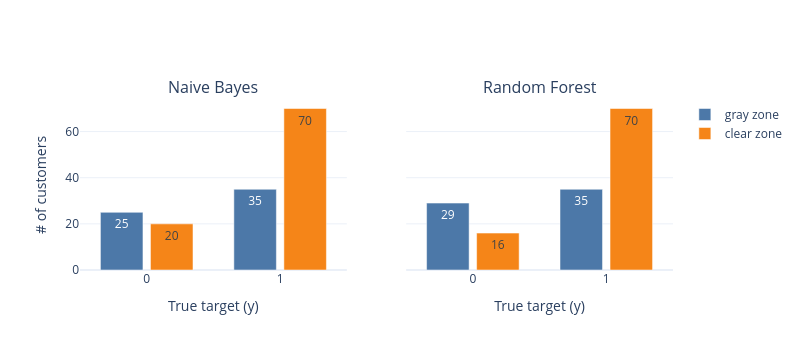

Here is the notebook cell this chart was saved with:
### Code cell
import numpy as np
import plotly.graph_objects as go
from plotly.subplots import make_subplots

def prepara_arrays(tab):
    labels = tab.index.astype(str).tolist()
    valores_cinza = tab["cinza"].values
    valores_clara = tab["clara"].values
    return labels, valores_cinza, valores_clara

labels_nb, cinza_nb, clara_nb = prepara_arrays(tab_nb)
labels_rf, cinza_rf, clara_rf = prepara_arrays(tab_rf)

# Figura com 2 subplots lado a lado
fig = make_subplots(
    rows=1,
    cols=2,
    subplot_titles=("Naive Bayes", "Random Forest"),
    shared_yaxes=True
)

# Paleta mais agradável
cor_cinza = "#4C78A8"   # azul
cor_clara = "#F58518"   # laranja

# --- Naive Bayes ---
fig.add_trace(
    go.Bar(
        x=labels_nb,
        y=cinza_nb,
        name="gray zone",
        marker_color=cor_cinza,
        text=cinza_nb,
        textposition="inside"
    ),
    row=1, col=1
)

fig.add_trace(
    go.Bar(
        x=labels_nb,
        y=clara_nb,
        name="clear zone",
        marker_color=cor_clara,
        text=clara_nb,
        textposition="inside"
    ),
    row=1, col=1
)

# --- Random Forest ---
fig.add_trace(
    go.Bar(
        x=labels_rf,
        y=cinza_rf,
        name="gray zone",
        marker_color=cor_cinza,
        showlegend=False,
        text=cinza_rf,
        textposition="inside"
    ),
    row=1, col=2
)

fig.add_trace(
    go.Bar(
        x=labels_rf,
        y=clara_rf,
        name="clear zone",
        marker_color=cor_clara,
        showlegend=False,
        text=clara_rf,
        textposition="inside"
    ),
    row=1, col=2
)

fig.update_layout(
    barmode="group",         # barras agrupadas
    bargap=0.25,             # espaço entre grupos
    bargroupgap=0.15,        # espaço entre barras do mesmo grupo (barras mais finas)
    width=800,               # figura menor
    height=350,
    #title="Zonas por target verdadeiro",
    xaxis_title="True target (y)",
    xaxis2_title="True target (y)",
    yaxis_title="# of customers",
    template="plotly_white"  # fundo clean
)

fig.show()

### Figure 1 — Plotly figure (JSON) as saved in the notebook; plotly's stock layout.template omitted (floating-point values rounded to 4 significant figures)
{"data": [{"marker": {"color": "#4C78A8"}, "name": "gray zone", "text": [25.0, 35.0], "textposition": "inside", "type": "bar", "x": ["0", "1"], "xaxis": "x", "y": [25, 35], "yaxis": "y"}, {"marker": {"color": "#F58518"}, "name": "clear zone", "text": [20.0, 70.0], "textposition": "inside", "type": "bar", "x": ["0", "1"], "xaxis": "x", "y": [20, 70], "yaxis": "y"}, {"marker": {"color": "#4C78A8"}, "name": "gray zone", "showlegend": false, "text": [29.0, 35.0], "textposition": "inside", "type": "bar", "x": ["0", "1"], "xaxis": "x2", "y": [29, 35], "yaxis": "y2"}, {"marker": {"color": "#F58518"}, "name": "clear zone", "showlegend": false, "text": [16.0, 70.0], "textposition": "inside", "type": "bar", "x": ["0", "1"], "xaxis": "x2", "y": [16, 70], "yaxis": "y2"}], "layout": {"annotations": [{"font": {"size": 16}, "showarrow": false, "text": "Naive Bayes", "x": 0.225, "xanchor": "center", "xref": "paper", "y": 1, "yanchor": "bottom", "yref": "paper"}, {"font": {"size": 16}, "showarrow": false, "text": "Random Forest", "x": 0.775, "xanchor": "center", "xref": "paper", "y": 1, "yanchor": "bottom", "yref": "paper"}], "bargap": 0.25, "bargroupgap": 0.15, "barmode": "group", "height": 350, "width": 800, "xaxis": {"anchor": "y", "domain": [0, 0.45], "title": {"text": "True target (y)"}}, "xaxis2": {"anchor": "y2", "domain": [0.55, 1], "title": {"text": "True target (y)"}}, "yaxis": {"anchor": "x", "domain": [0, 1], "title": {"text": "# of customers"}}, "yaxis2": {"anchor": "x2", "domain": [0, 1], "matches": "y", "showticklabels": false}}}
